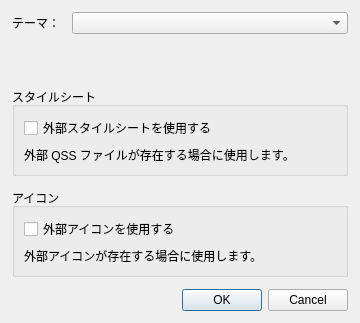
<?xml version="1.0" encoding="UTF-8"?>
<ui version="4.0">
 <class>AppearanceDialog</class>
 <widget class="QDialog" name="AppearanceDialog">
  <property name="geometry">
   <rect>
    <x>0</x>
    <y>0</y>
    <width>360</width>
    <height>323</height>
   </rect>
  </property>
  <property name="minimumSize">
   <size>
    <width>360</width>
    <height>240</height>
   </size>
  </property>
  <property name="windowTitle">
   <string>外観設定</string>
  </property>
  <layout class="QVBoxLayout" name="verticalLayout">
   <property name="spacing">
    <number>12</number>
   </property>
   <property name="leftMargin">
    <number>12</number>
   </property>
   <property name="topMargin">
    <number>12</number>
   </property>
   <property name="rightMargin">
    <number>12</number>
   </property>
   <property name="bottomMargin">
    <number>12</number>
   </property>
   <item>
    <layout class="QFormLayout" name="formLayoutTheme">
     <item row="0" column="0">
      <widget class="QLabel" name="labelTheme">
       <property name="text">
        <string>テーマ：</string>
       </property>
      </widget>
     </item>
     <item row="0" column="1">
      <widget class="QComboBox" name="comboBoxTheme"/>
     </item>
    </layout>
   </item>
   <item>
    <widget class="QGroupBox" name="groupBoxStyleSheet">
     <property name="title">
      <string>スタイルシート</string>
     </property>
     <layout class="QVBoxLayout" name="verticalLayoutStyleSheet">
      <item>
       <widget class="QCheckBox" name="checkBoxExternalStyleSheet">
        <property name="text">
         <string>外部スタイルシートを使用する</string>
        </property>
       </widget>
      </item>
      <item>
       <widget class="QLabel" name="labelStyleSheetInfo">
        <property name="text">
         <string>外部 QSS ファイルが存在する場合に使用します。</string>
        </property>
        <property name="wordWrap">
         <bool>true</bool>
        </property>
       </widget>
      </item>
     </layout>
    </widget>
   </item>
   <item>
    <widget class="QGroupBox" name="groupBoxIcons">
     <property name="title">
      <string>アイコン</string>
     </property>
     <layout class="QVBoxLayout" name="verticalLayoutIcons">
      <item>
       <widget class="QCheckBox" name="checkBoxExternalIcons">
        <property name="text">
         <string>外部アイコンを使用する</string>
        </property>
       </widget>
      </item>
      <item>
       <widget class="QLabel" name="labelIconsInfo">
        <property name="text">
         <string>外部アイコンが存在する場合に使用します。</string>
        </property>
        <property name="wordWrap">
         <bool>true</bool>
        </property>
       </widget>
      </item>
     </layout>
    </widget>
   </item>
   <item>
    <widget class="QDialogButtonBox" name="buttonBox">
     <property name="standardButtons">
      <set>QDialogButtonBox::Cancel|QDialogButtonBox::Ok</set>
     </property>
    </widget>
   </item>
  </layout>
 </widget>
 <resources/>
 <connections/>
</ui>
